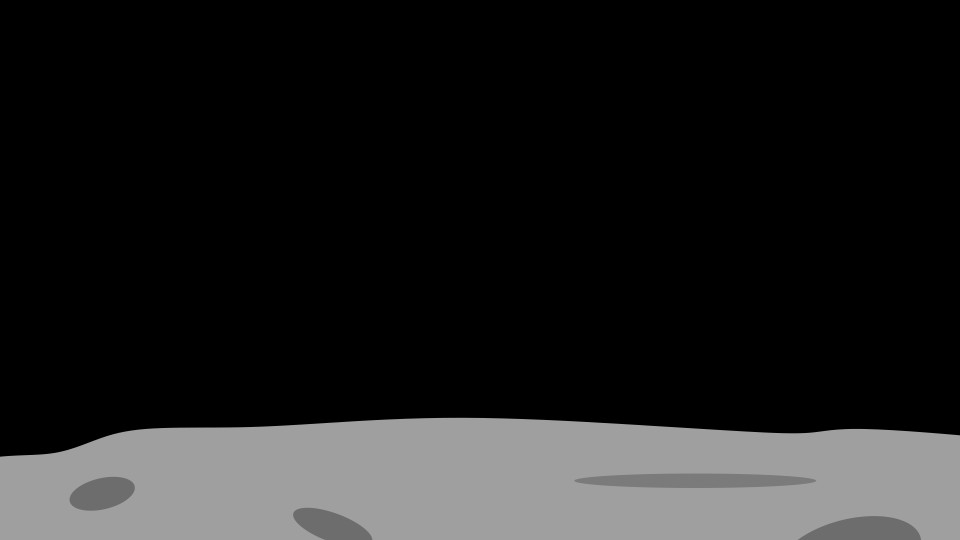
#> input picture background.png, 1920 x 1080 px (shown at 1/2 size)
$ jupyter execute Hackathon.ipynb
#> lines starting #> are read from the running program, lines starting #| are printed output that depends on the picture
# Import Libraries

[cell 1]
import numpy as np
import cv2
import random
import time
import math
import matplotlib.pyplot as plt

[cell 2]
import gym
from stable_baselines3 import PPO
from stable_baselines3.common.evaluation import evaluate_policy
from gym import spaces

# Helper Functions

[cell 3]
#functionss
# [19 lines left out: functions collision_landing_pad, out_of_frame, rk4_e, not called in this run]

def scaling(pos_x, pos_y, width, height, uncovered=0.1):
    # scale flight path to frame

    # uncovered is part of frame that is not used to visualize flight path
    used_width = int(width * (1 - 2*uncovered))
    used_height = int(height * (1 - 2*uncovered))

    max_pos_x = max(pos_x)
    min_pos_x = min(pos_x)
    max_pos_y = max(pos_y)
    min_pos_y = min(pos_y)

    dist_x = max_pos_x - min_pos_x
    dist_y = max_pos_y - min_pos_y

    if dist_x>=dist_y:
        max_dist = dist_x + 1
    else:
        max_dist = dist_y + 1

    scaled_x = used_width/(max_dist)*pos_x
    scaled_x = scaled_x - (min(scaled_x) - int(uncovered*width))

    scaled_y = used_height/(max_dist)*pos_y
    scaled_y = scaled_y - (min(scaled_y) - int(uncovered*width))
    scaled_y = height - scaled_y

    return scaled_x.astype(np.int32), scaled_y.astype(np.int32)

def rotation(phi, points):
    x_rotate = points[:,0] * np.cos(phi) - points[:,1] * np.sin(phi)
    y_rotate = points[:,0] * np.sin(phi) + points[:,1] * np.cos(phi)

    return np.array([x_rotate, y_rotate]).T.astype(np.int32)

# Custom Environment

[cell 4]
g = 1.625                   # m/s^2
m = 1000                    # mass of the spacecraft in kg
Theta = 1000                # moment of inertia of the spacecraft
b = 2                       # distance of thrust vector from center of gravity --> check the handout for the sketch
a = 1                       # distance of thrust vector from center of gravity --> check the handout for the sketch

h = 1/30   # time step size
t0 = 0                  # initial time
tn = 10                 # end time
number_of_time_steps = (tn-t0)/h # number of time steps
linear = True           # using linear (True) or nonlinear equations of motion (False)

x0 = 250                # initial x position
y0 = 350                # initial y position
phi0 = math.radians(-15) # initial rotation angle of spacecraft (mathematically positive defined)
velx0 = -25             # initial x direction velocity (u)
vely0 = -25             # initial y direction velocity (v)
velphi0 = 0             # initial z direction velocity (w)

alpha_beta_rate = math.radians(22.5)
thrust_rate = 200

time = np.linspace(t0, tn, int((tn-t0)/h)+1)

states = np.zeros((6, len(time)))

# data coming from 2D_flight_dynamic_propagation.py
pos_x = states[0,:-1]#.astype(np.int32)
pos_y = states[1,:-1]#.astype(np.int32)

phi = -states[2,:-1] # negative sign, because rotation matrix is defined incorrelty with regard to mathematical positive rotation

vel_x = states[3,:-1]
vel_y = states[4,:-1]

alpha = 0
beta = 0

max_thrust = 1500

T_l = 0
T_r = 0
T_c = 1625 * 1.2

[cell 5]
class SpacecraftEnv(gym.Env):
    """Custom Environment that follows gym interface."""

    metadata = {"render.modes": ["human"]}

    # [193 lines left out: functions __init__, step, reset, not called in this run]

    def render(self, mode="human"):
        return

    def close(self):
        cv2.destroyAllWindows()

# Failure Cases

# Visualization

[cell 6]
FPS = 30
safe_name= 'test.mp4'
font = cv2.FONT_HERSHEY_SIMPLEX
fontScale = 0.5
color = (255, 255, 255)
thickness = 1

n_timesteps = np.shape(pos_x)[0]

#resolution
image_height = 1080
image_width = 1920
scaled_x, scaled_y = scaling(pos_x, pos_y, image_width, image_height)

flight_path = np.array([scaled_x, scaled_y]).T
scaling = 10

lander_polygon = np.array([[-scaling, 2*scaling], [scaling, 2*scaling], [scaling, -2*scaling], [0, -3*scaling], [-scaling, -2*scaling]])
right_fin_polygon = np.array([[1.3*scaling, 2*scaling], [2*scaling, 3*scaling], [2*scaling, 1*scaling], [1.3*scaling, 0], [1.3*scaling, 2*scaling]])
left_fin_polygon = np.copy(right_fin_polygon)
left_fin_polygon[:,0] = left_fin_polygon[:,0] * -1


video = cv2.VideoWriter(safe_name,cv2.VideoWriter_fourcc('m','p','4','v'), FPS, (image_width,image_height))
for i in range(n_timesteps-1):
    # image = 255 * np.ones((image_height,image_width,3), np.uint8)
    # replace with cv2.imread(imageFile)
    image = cv2.imread('background.png')
#> image is the input picture: shape (1080, 1920, 3); min 0, max 159, mean 32.1

    # image = cv2.polylines(image, [flight_path.reshape(-1,1,2)], False, (255,255,255), 1, cv2.LINE_AA)

    image = cv2.fillPoly(image, [(rotation(phi[i], lander_polygon)+flight_path[i,:]).reshape(-1,1,2)], (208,193,155))
#> in rotation, `x_rotate = points[:,0] * np.cos(phi) - points[:,1] * np.sin(phi)`: x_rotate = [-10, 10, 10, 0, -10]
#> in rotation, `y_rotate = points[:,0] * np.sin(phi) + points[:,1] * np.cos(phi)`: y_rotate = [20, 20, -20, -30, -20]
    image = cv2.fillPoly(image, [(rotation(phi[i], right_fin_polygon)+flight_path[i,:]).reshape(-1,1,2)], (49,44,203))
#> image: shape (1080, 1920, 3); mean B, G, R 32.1, 32.1, 32.1
    image = cv2.fillPoly(image, [(rotation(phi[i], left_fin_polygon)+flight_path[i,:]).reshape(-1,1,2)], (49,44,203))
#> image: shape (1080, 1920, 3); mean B, G, R 32.1, 32.1, 32.1

    image = cv2.fillPoly(image, [(rotation(phi[i], left_fin_polygon)+flight_path[i,:]).reshape(-1,1,2)], (49,44,203))

    exhaust_polygon_left = np.array([[-9, 2*scaling], [-7, (2 + 3*T_l/max_thrust)*scaling], [-5, 2*scaling]])
    exhaust_polygon_right = np.array([[9, 2*scaling], [7, (2 + 3*T_r/max_thrust)*scaling], [5, 2*scaling]])
    exhaust_polygon_center = np.array([[2, 2*scaling], [0, (2 + 3*T_c/max_thrust)*scaling], [-2, 2*scaling]])

    image = cv2.fillPoly(image, [(rotation(phi[i] + alpha, exhaust_polygon_left)+flight_path[i,:]).reshape(-1,1,2)], (39,188,248))
#> image: shape (1080, 1920, 3); mean B, G, R 32.1, 32.1, 32.1
    image = cv2.fillPoly(image, [(rotation(phi[i], exhaust_polygon_center)+flight_path[i,:]).reshape(-1,1,2)], (39,188,248))
#> image: shape (1080, 1920, 3); mean B, G, R 32.1, 32.1, 32.1
    image = cv2.fillPoly(image, [(rotation(phi[i] + beta, exhaust_polygon_right)+flight_path[i,:]).reshape(-1,1,2)], (39,188,248))
#> image: shape (1080, 1920, 3); mean B, G, R 32.1, 32.1, 32.1


    # image = cv2.polylines(image, [np.array([np.array([224-35, 888 + 3*scaling]), np.array([224+35, 888 + 3*scaling])]).reshape(-1,1,2)], isClosed = False, color=(0,0.0), thickness = 5)
    image = cv2.polylines(image, [np.array([flight_path[-1,:] + np.array([35, 3*scaling]), flight_path[-1,:] + np.array([-35, 3*scaling])]).reshape(-1,1,2)], isClosed = False, color=(0,0.0), thickness = 5)
#> image: shape (1080, 1920, 3); mean B, G, R 32.1, 32.1, 32.1


    image = cv2.putText(image, 'Horizontal Position: %i [m]' % int(pos_x[i]), (50, 50), font, fontScale, color, thickness, cv2.LINE_AA)
    image = cv2.putText(image, 'Vertical Position: %i [m]' % int(pos_y[i]), (50, 70), font, fontScale, color, thickness, cv2.LINE_AA)
    image = cv2.putText(image, 'Horizontal Velocity: %i [m/s]' % int(vel_x[i]), (50, 90), font, fontScale, color, thickness, cv2.LINE_AA)
    image = cv2.putText(image, 'Vertical Velocity: %i [m/s]' % int(vel_y[i]), (50, 110), font, fontScale, color, thickness, cv2.LINE_AA)
    image = cv2.putText(image, 'Left Engine Thrust: %i [%%]' % int(T_l/max_thrust*100), (50, 130), font, fontScale, color, thickness, cv2.LINE_AA)
    image = cv2.putText(image, 'Center Engine Thrust: %i [%%]' % int(T_c/max_thrust*100), (50, 150), font, fontScale, color, thickness, cv2.LINE_AA)
    image = cv2.putText(image, 'Right Engine Thrust: %i [%%]' % int(T_r/max_thrust*100), (50, 170), font, fontScale, color, thickness, cv2.LINE_AA)
    image = cv2.putText(image, 'Left Engine Gimbal Angle: %i [Degrees]' % int(-alpha*180/np.pi), (50, 190), font, fontScale, color, thickness, cv2.LINE_AA)
    image = cv2.putText(image, 'Right Engine Gimbal Angle: %i [Degrees]' % int(-beta*180/np.pi), (50, 210), font, fontScale, color, thickness, cv2.LINE_AA)
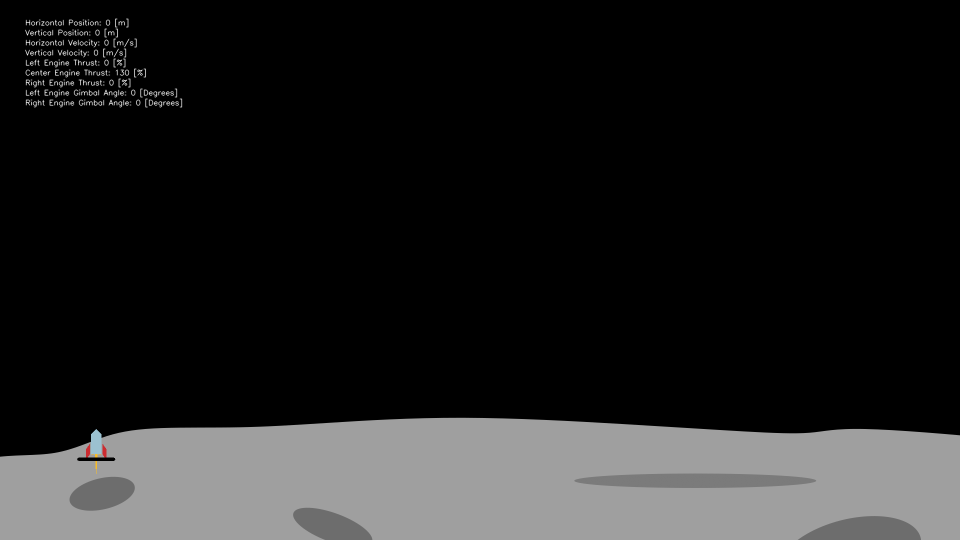
#> image: shape (1080, 1920, 3) (shown at 1/2 size); mean B, G, R 32.8, 32.8, 32.8

    video.write(image)
video.release()

# Plotting

[cell 7]
plt.figure(figsize=(24,5))
plt.subplot(141)
plt.plot(time[:-1], states[0,:-1], label='Position x')
plt.plot(time[:-1], states[1,:-1], label='Position y')
plt.xlabel('Time [s]')
plt.ylabel('Position [m]')
plt.legend()
plt.grid()

plt.subplot(142)
plt.plot(time[:-1], states[2,:-1]*180/np.pi, label='Rotation phi')
plt.xlabel('Time [s]')
plt.ylabel('Angle [°]')
plt.legend()
plt.grid()

plt.subplot(143)
plt.plot(time[:-1], states[3,:-1], label='Velocity x')
plt.plot(time[:-1], states[4,:-1], label='Velocity y')
plt.xlabel('Time [s]')
plt.ylabel('Velocity [m/s]')
plt.legend()
plt.grid()

plt.subplot(144)
plt.plot(time[:-1], states[5,:-1]*180/np.pi, label='Velocity phi')
plt.xlabel('Time [s]')
plt.ylabel('Velocity [°/s]')
plt.legend()
plt.grid()

plt.show()
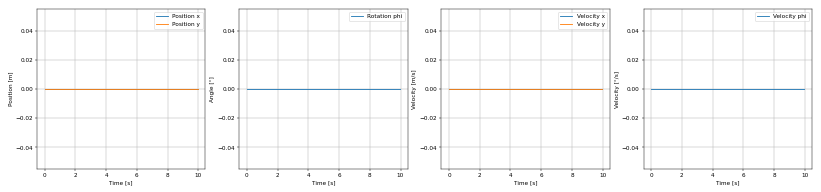
#> figure drawn by matplotlib, 4 panels
